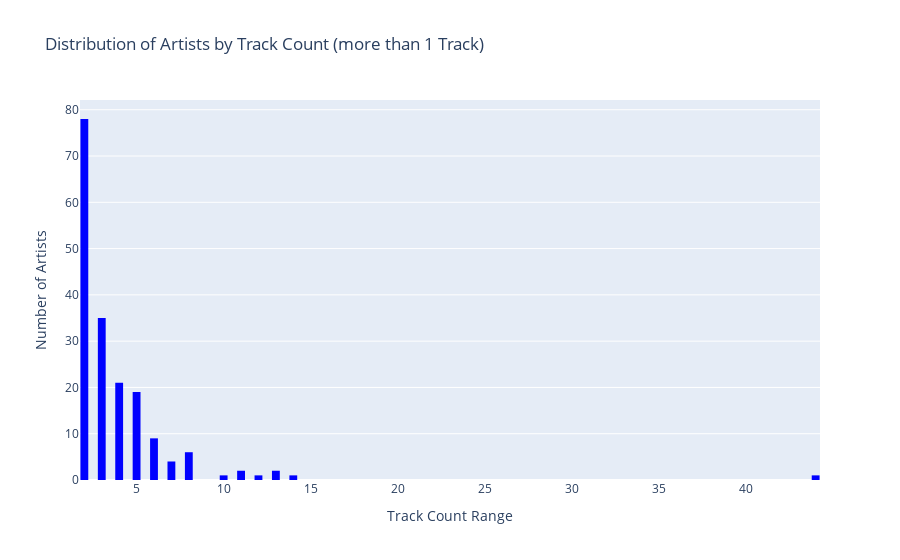

Source (notebook cell):
### Code cell
# Filter artists with more than 1 track_count
filtered_df = df_neo4j[df_neo4j['track_count'] > 1]

# Create a Histogram
histogram_fig = go.Figure(data=[
    go.Histogram(
        x=filtered_df['track_count'],
        nbinsx=100,
        marker_color='blue',)])

histogram_fig.update_layout(
    title='Distribution of Artists by Track Count (more than 1 Track)',
    xaxis=dict(title='Track Count Range'),
    yaxis=dict(title='Number of Artists'),
    showlegend=False,
    bargap=0.1)

histogram_fig.show()

html_file = 'artists_by_tracks.html'

if not os.path.exists(html_file):
    pio.write_html(histogram_fig, file=html_file)
    print(f'HTML file "{html_file}" has been saved.')
else:
    print(f'HTML file "{html_file}" already exists.')

### Figure 1 — Plotly figure (JSON) as saved in the notebook; plotly's stock layout.template omitted (floating-point values rounded to 4 significant figures; data arrays with more than 128 entries replaced by an {"elided": "..."} marker saying what was removed)
{"data": [{"marker": {"color": "blue"}, "nbinsx": 100, "type": "histogram", "x": {"elided": "180 int values"}}], "layout": {"bargap": 0.1, "showlegend": false, "title": {"text": "Distribution of Artists by Track Count (more than 1 Track)"}, "xaxis": {"title": {"text": "Track Count Range"}}, "yaxis": {"title": {"text": "Number of Artists"}}}}
